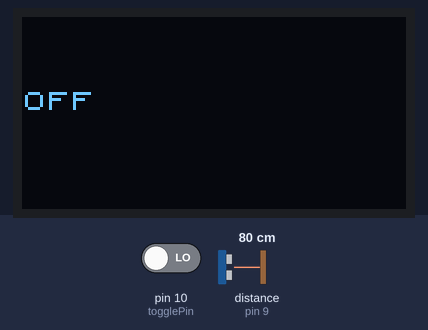
The sketch below on a simulated Arduino Uno, built with avr-gcc and run on an emulated ATmega328P. Shown: 128×64 one-colour display. The inputs (shaded band) are chosen by the test bench; at power-on: pin 10 (togglePin) LOW, distance to the obstacle (sensor on pin 9) 80 cm. The echo pulse lasts 58.3 µs per cm; what the sketch prints to the serial monitor is not drawn.

Above: at 1.2 s.
1.3 s: pin 10 (togglePin) driven HIGH
At 2.2 s:
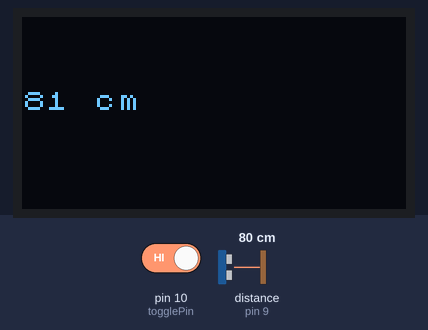
2.8 s: distance to the obstacle (sensor on pin 9) set to 2 cm
At 4.0 s:
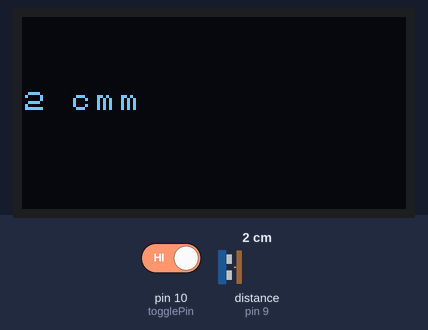
4.3 s: distance to the obstacle (sensor on pin 9) set to 4 cm
At 5.5 s:
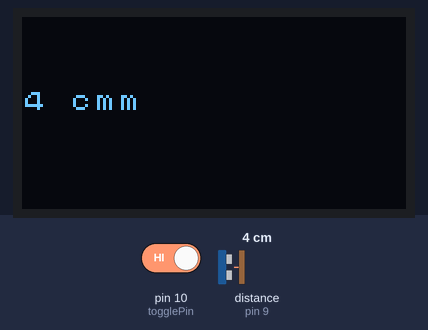
5.8 s: pin 10 (togglePin) driven LOW
At 7.0 s:
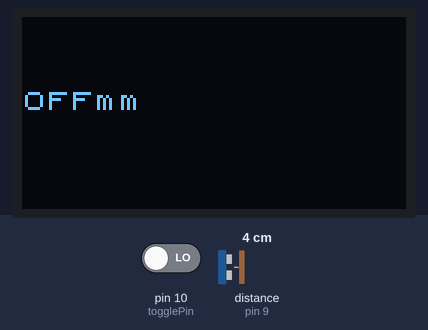
7.3 s: pin 10 (togglePin) driven HIGH
At 7.38 s:
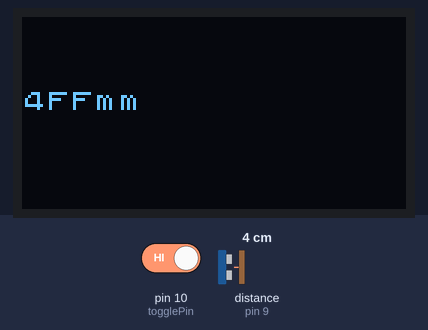
8.8 s: distance to the obstacle (sensor on pin 9) set to 9 cm
At 9.6 s:
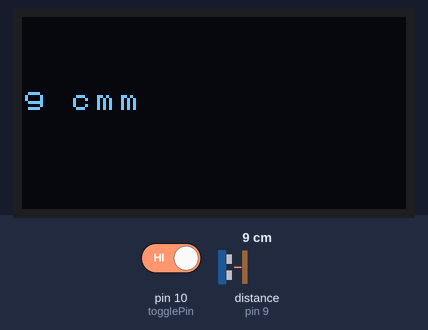
Timing chart, 0 to 11.3 s (numbered marks = the images above; inputs shaded):
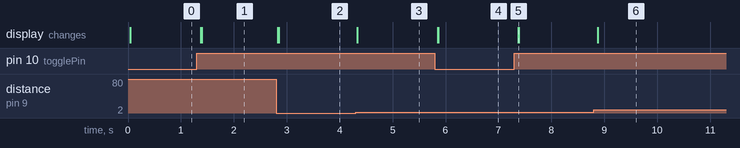

Measured:
- after the input at 1.3 s, the display: first changes after 0.07 s (image 1 shows a later state)
- after the input at 2.8 s, the display: first changes at once (image 2 shows a later state)
- after the input at 4.3 s, the display: changes at once (image 3)
- after the input at 5.8 s, the display: first changes after 0.05 s (image 4 shows a later state)
- after the input at 7.3 s, the display: changes after 0.07 s (image 5)
- after the input at 8.8 s, the display: changes after 0.07 s (image 6)

The sketch:

ultrasonicSensor.ino
```cpp
/*
  Yasmine Samir Abdelrahnan Sept 2021
  When the toggle button turns ON, the game starts and the lights turn green (written in OLED screen)
  Using a random number countdown, when the integer reaches 0, the lights turn red (OLED screen)
  When lights are red, buzzer beeps
  Lights turn back to green once user presses the button

  Ultrasonic distance sensor code is referenced from https://randomnerdtutorials.com/complete-guide-for-ultrasonic-sensor-hc-sr04/
*/

#include "Arduino_SensorKit.h"
#include <NewPing.h>

//For ultrasonic sensor
#define triggerPin 8 //attach pin 8 to Trig
#define echoPin 9 // attach pin 9 to Echo
#define maxDistance 400

#define togglePin 10  //togglePin -> ON/OFF button

//define button variables
int toggleState = 0;

NewPing sonar(triggerPin, echoPin, maxDistance);

void setup() {
  Serial.begin(9600);

  Oled.begin();
  Oled.setFlipMode(true);
}

void loop() {
  //Set Oled screen
  Oled.setCursor(0, 3);
  Oled.setFont(u8x8_font_chroma48medium8_r);

  toggleState = digitalRead(togglePin);

  if (toggleState == HIGH) {
    trackDistance();
  } else {
    //turn OFF game if toggle button is OFF
    Serial.println("OFF");
    Oled.print("OFF");
  }
}

void trackDistance() {
  delay(50);
  unsigned int distance = sonar.ping_cm();
  Serial.print(distance);
  Serial.println("cm");

  Oled.print(distance);
  Oled.println(" cm");
}
```
